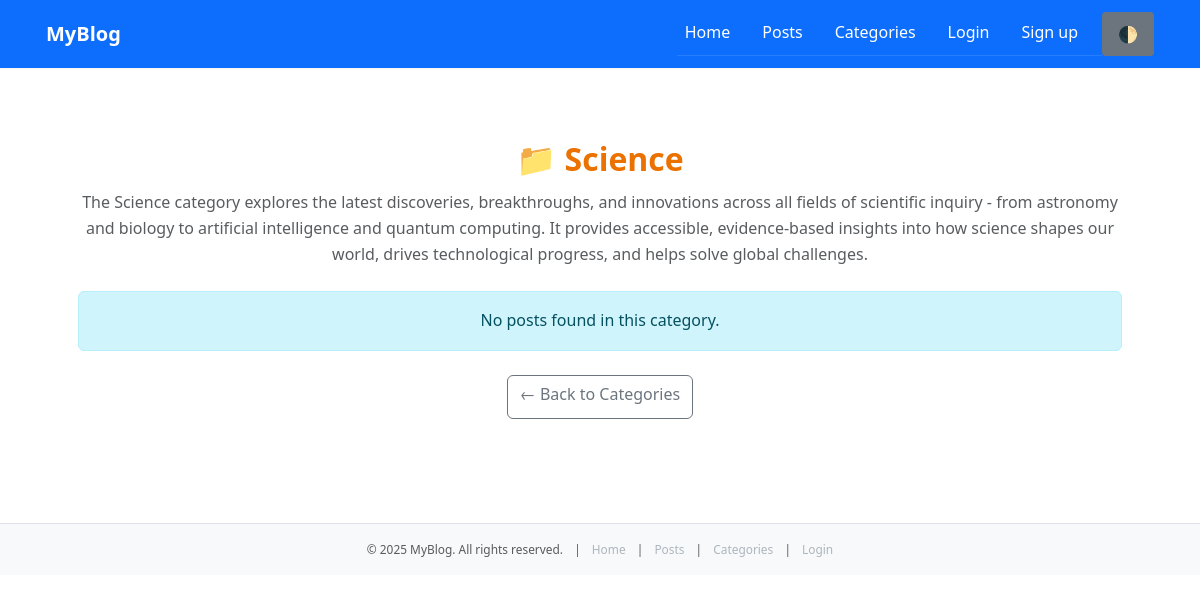
/index.php?page=categories-show&slug=science, run on the app's committed database.
### tables this page shows
CREATE TABLE `categories` (
  `id` int(11) NOT NULL,
  `name` varchar(255) NOT NULL,
  `slug` varchar(255) NOT NULL,
  `description` text DEFAULT NULL,
  `color` varchar(7) DEFAULT '#007bff',
  `status` enum('active','inactive') DEFAULT 'active',
  `created_at` timestamp NOT NULL DEFAULT current_timestamp(),
  `updated_at` timestamp NOT NULL DEFAULT current_timestamp() ON UPDATE current_timestamp()
);

### src/Models/Category.php (called while the page is built, shortened)
<?php
class Category {
    public static function getAll($conn) {
        $List = array();
        $sql = "SELECT * FROM categories ORDER BY name ASC";
        $result = mysqli_query($conn, $sql);
        $i = 0;
        while ($data = mysqli_fetch_array($result)) {
            $List[$i]['id'] = $data['id'];
            $List[$i]['name'] = $data['name'];
            $List[$i]['slug'] = $data['slug'];
            $List[$i]['description'] = $data['description'];
            $List[$i]['color'] = $data['color'];
            $List[$i]['status'] = $data['status'];
            $List[$i]['created_at'] = $data['created_at'];
            $List[$i]['updated_at'] = $data['updated_at'];
            $i++;
        }
        return $List;
    }
}
?>

### src/controllers/CategoryController.php (called while the page is built, shortened)
<?php
require_once __DIR__ . '/../models/Category.php';
class CategoryController {
    public static function index($conn) {
        $List = Category::getAll($conn);
        return $List;
    }
}
?>

### src/views/categories/show.php (the view, shortened to what this page needs)
<?php
require_once __DIR__ . '/../../controllers/CategoryController.php';
$conn = connectDB();
$slug = $_GET['slug'] ?? null;
$category = null;
$posts = [];
if ($slug) {
    $categories = CategoryController::index($conn);
    foreach ($categories as $cat) {
        if ($cat['slug'] === $slug && $cat['status'] === 'active') {
            $category = $cat;
            break;
        }
    }
}
?>
<section class="section section-light fade-in">
    <div class="container" id="main-content">
        <?php if ($category): ?>
            <div class="text-center mb-4">
                <h2 style="color: <?= htmlspecialchars($category['color']) ?>;">
                    📁 <?= htmlspecialchars($category['name']) ?>
                </h2>
                <p class="text-muted"><?= htmlspecialchars($category['description']) ?></p>
            </div>
            <?php if (!empty($posts)): ?>
                <ul class="list-group list-group-flush">
                    <?php foreach ($posts as $post): ?>
                        <li class="list-group-item">
                            <a href="<?= BASE_PATH ?>index.php?page=post-show&id=<?= $post['id'] ?>">
                                <?= htmlspecialchars($post['title']) ?>
                            </a>
                            <span class="badge bg-secondary"><?= htmlspecialchars($post['status']) ?></span>
                            <small class="text-muted float-end"><?= htmlspecialchars($post['created_at']) ?></small>
                        </li>
                    <?php endforeach; ?>
                </ul>
            <?php else: ?>
                <div class="alert alert-info text-center">No posts found in this category.</div>
            <?php endif; ?>
        <?php else: ?>
            <div class="alert alert-danger text-center">Category not found or inactive.</div>
        <?php endif; ?>
        <div class="text-center mt-4">
            <a href="<?= BASE_PATH ?>index.php?page=categories-index" class="btn btn-outline-secondary">← Back to Categories</a>
        </div>
    </div>
</section>
<?php
include __DIR__ . '/../layout/main.php';

### public/assets/css/style.css (style rules this page uses)
*, *::before, *::after { box-sizing: border-box; margin: 0; padding: 0; }
html, body { height: 100%; font-family: 'Segoe UI', 'Roboto', 'Helvetica Neue', sans-serif; font-size: 16px; line-height: 1.6; background-color: #f8f9fa; color: #212529; }
h1, h2, h3, h4, h5, h6 { font-weight: 600; margin-bottom: 0.75rem; color: #343a40; }
p { margin-bottom: 1rem; color: #495057; }
a { color: #0d6efd; text-decoration: none; transition: color 0.2s ease-in-out; }
.container { max-width: 1140px; margin: 0 auto; padding-left: 1rem; padding-right: 1rem; }
.section { padding: 3rem 0; }
.section-light { background-color: #ffffff; }
.alert-info { background-color: #cff4fc; color: #055160; border: 1px solid #b6effb; }
.mt-4 { margin-top: 1.5rem !important; }
.mb-4 { margin-bottom: 1.5rem !important; }
.fade-in { animation: fadeIn 0.6s ease-in-out forwards; }
:root { --color-primary: #0d6efd; --color-secondary: #6c757d; --color-success: #198754; --color-danger: #dc3545; --color-warning: #ffc107; --color-info: #0dcaf0; --color-light: #f8f9fa; --color-dark: #212529; --font-base: 'Segoe UI', 'Roboto', 'Helvetica Neue', sans-serif; --font-size-base: 16px; --line-height-base: 1.6; --border-radius-sm: 0.25rem; --border-radius-md: 0.5rem; --border-radius-lg: 1rem; --shadow-sm: 0 1px 2px rgba(0, 0, 0, 0.05); --shadow-md: 0 2px 6px rgba(0, 0, 0, 0.1); --shadow-lg: 0 4px 12px rgba(0, 0, 0, 0.15); }
header, main, footer, nav, section, article, aside { display: block; }
section { margin-bottom: 2rem; }
body { padding: 0; margin: 0; overflow-x: hidden; }
.container, .section, .card-custom, .tab-content, .blog-card, .dashboard-card { padding-left: 1rem; padding-right: 1rem; }
button, a, input, textarea, select { touch-action: manipulation; -webkit-tap-highlight-color: transparent; }
.btn, .nav-link, .card-custom, .tab-item, .dropdown-toggle { min-height: 44px; min-width: 44px; }
:root { --theme-bg: #ffffff; --theme-text: #212529; --theme-accent: #0d6efd; --theme-muted: #6c757d; --theme-border: #dee2e6; }
body { background-color: var(--theme-bg); color: var(--theme-text); }
a { color: var(--theme-accent); }

### data on the page
categories: name "Science", description "The Science category explores the latest discoveries, breakthroughs, and innovations across all fields of scientific inquiry - from astronomy and biology to artificial intelligence and quantum computing. It provides accessible, evidence-based insights into how science shapes our world, drives technological progress, and helps solve global challenges."
